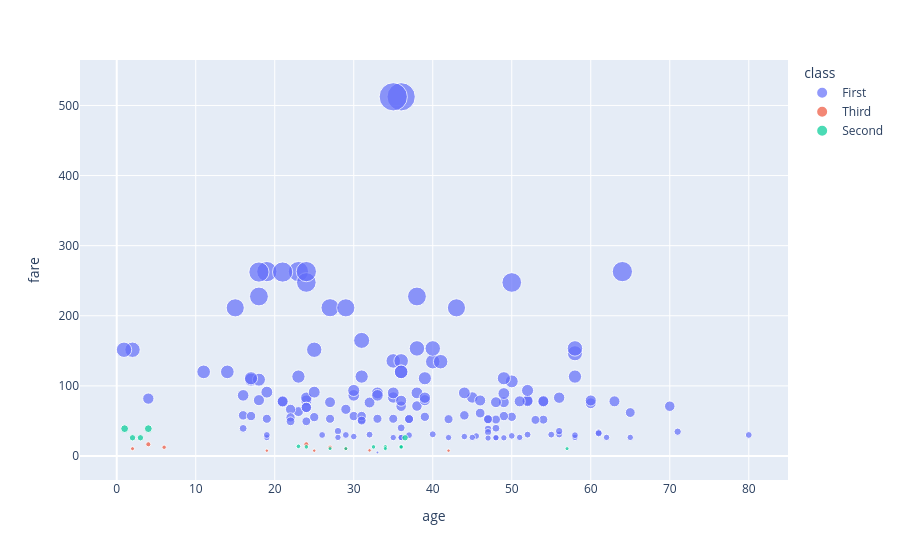

The cell this chart's notebook holds for it:
### Markdown cell above
**Now Making charts based on real datasets**

### Code cell
df = sns.load_dataset('titanic')
# in sea born for grouping we use hue but in plotly we use color
df.dropna(inplace=True)
px.scatter(df , x='age' , y='fare' , color='class' ,size='fare')

### Figure 1 — Plotly figure (JSON) as saved in the notebook; plotly's stock layout.template omitted (floating-point values rounded to 4 significant figures; data arrays with more than 128 entries replaced by an {"elided": "..."} marker saying what was removed)
{"data": [{"hovertemplate": "class=First<br>age=%{x}<br>fare=%{marker.size}<extra></extra>", "legendgroup": "First", "marker": {"color": "#636efa", "size": {"elided": "157 float values"}, "sizemode": "area", "sizeref": 1.281, "symbol": "circle"}, "mode": "markers", "name": "First", "orientation": "v", "showlegend": true, "type": "scatter", "x": {"elided": "157 float values"}, "xaxis": "x", "y": {"elided": "157 float values"}, "yaxis": "y"}, {"hovertemplate": "class=Third<br>age=%{x}<br>fare=%{marker.size}<extra></extra>", "legendgroup": "Third", "marker": {"color": "#EF553B", "size": [16.7, 7.65, 10.46, 10.46, 16.7, 8.05, 7.65, 7.65, 12.47, 12.47], "sizemode": "area", "sizeref": 1.281, "symbol": "circle"}, "mode": "markers", "name": "Third", "orientation": "v", "showlegend": true, "type": "scatter", "x": [4.0, 25.0, 2.0, 29.0, 24.0, 32.0, 42.0, 19.0, 6.0, 27.0], "xaxis": "x", "y": [16.7, 7.65, 10.46, 10.46, 16.7, 8.05, 7.65, 7.65, 12.47, 12.47], "yaxis": "y"}, {"hovertemplate": "class=Second<br>age=%{x}<br>fare=%{marker.size}<extra></extra>", "legendgroup": "Second", "marker": {"color": "#00cc96", "size": [13.0, 10.5, 13.0, 26.0, 39.0, 26.0, 12.88, 13.0, 26.0, 13.0, 13.79, 10.5, 39.0, 10.5, 10.5], "sizemode": "area", "sizeref": 1.281, "symbol": "circle"}, "mode": "markers", "name": "Second", "orientation": "v", "showlegend": true, "type": "scatter", "x": [34.0, 29.0, 32.5, 36.5, 1.0, 3.0, 36.0, 36.0, 2.0, 24.0, 23.0, 34.0, 4.0, 27.0, 57.0], "xaxis": "x", "y": [13.0, 10.5, 13.0, 26.0, 39.0, 26.0, 12.88, 13.0, 26.0, 13.0, 13.79, 10.5, 39.0, 10.5, 10.5], "yaxis": "y"}], "layout": {"legend": {"itemsizing": "constant", "title": {"text": "class"}, "tracegroupgap": 0}, "margin": {"t": 60}, "xaxis": {"anchor": "y", "domain": [0, 1], "title": {"text": "age"}}, "yaxis": {"anchor": "x", "domain": [0, 1], "title": {"text": "fare"}}}}
